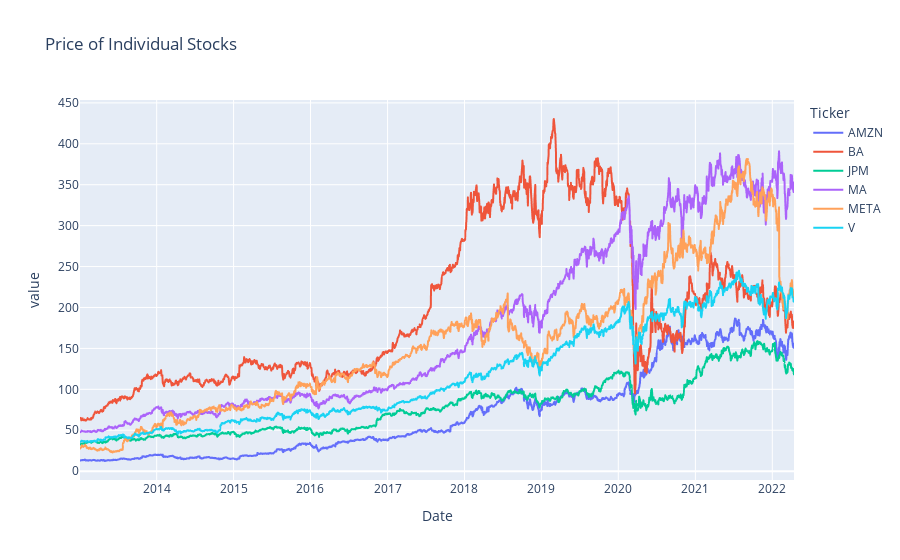

Notebook cell for this chart:
### Code cell
fig_price = px.line(stocks_df,title='Price of Individual Stocks') 
fig_price.show()

### Figure 1 — Plotly figure (JSON) as saved in the notebook; plotly's stock layout.template omitted (floating-point values rounded to 4 significant figures; data arrays with more than 128 entries replaced by an {"elided": "..."} marker saying what was removed)
{"data": [{"hovertemplate": "Ticker=AMZN<br>Date=%{x}<br>value=%{y}<extra></extra>", "legendgroup": "AMZN", "line": {"color": "#636efa", "dash": "solid"}, "marker": {"symbol": "circle"}, "mode": "lines", "name": "AMZN", "showlegend": true, "type": "scattergl", "x": {"elided": "2339 str values"}, "xaxis": "x", "y": {"elided": "2339 float values"}, "yaxis": "y"}, {"hovertemplate": "Ticker=BA<br>Date=%{x}<br>value=%{y}<extra></extra>", "legendgroup": "BA", "line": {"color": "#EF553B", "dash": "solid"}, "marker": {"symbol": "circle"}, "mode": "lines", "name": "BA", "showlegend": true, "type": "scattergl", "x": {"elided": "2339 str values"}, "xaxis": "x", "y": {"elided": "2339 float values"}, "yaxis": "y"}, {"hovertemplate": "Ticker=JPM<br>Date=%{x}<br>value=%{y}<extra></extra>", "legendgroup": "JPM", "line": {"color": "#00cc96", "dash": "solid"}, "marker": {"symbol": "circle"}, "mode": "lines", "name": "JPM", "showlegend": true, "type": "scattergl", "x": {"elided": "2339 str values"}, "xaxis": "x", "y": {"elided": "2339 float values"}, "yaxis": "y"}, {"hovertemplate": "Ticker=MA<br>Date=%{x}<br>value=%{y}<extra></extra>", "legendgroup": "MA", "line": {"color": "#ab63fa", "dash": "solid"}, "marker": {"symbol": "circle"}, "mode": "lines", "name": "MA", "showlegend": true, "type": "scattergl", "x": {"elided": "2339 str values"}, "xaxis": "x", "y": {"elided": "2339 float values"}, "yaxis": "y"}, {"hovertemplate": "Ticker=META<br>Date=%{x}<br>value=%{y}<extra></extra>", "legendgroup": "META", "line": {"color": "#FFA15A", "dash": "solid"}, "marker": {"symbol": "circle"}, "mode": "lines", "name": "META", "showlegend": true, "type": "scattergl", "x": {"elided": "2339 str values"}, "xaxis": "x", "y": {"elided": "2339 float values"}, "yaxis": "y"}, {"hovertemplate": "Ticker=V<br>Date=%{x}<br>value=%{y}<extra></extra>", "legendgroup": "V", "line": {"color": "#19d3f3", "dash": "solid"}, "marker": {"symbol": "circle"}, "mode": "lines", "name": "V", "showlegend": true, "type": "scattergl", "x": {"elided": "2339 str values"}, "xaxis": "x", "y": {"elided": "2339 float values"}, "yaxis": "y"}], "layout": {"legend": {"title": {"text": "Ticker"}, "tracegroupgap": 0}, "title": {"text": "Price of Individual Stocks"}, "xaxis": {"anchor": "y", "domain": [0, 1], "title": {"text": "Date"}}, "yaxis": {"anchor": "x", "domain": [0, 1], "title": {"text": "value"}}}}
